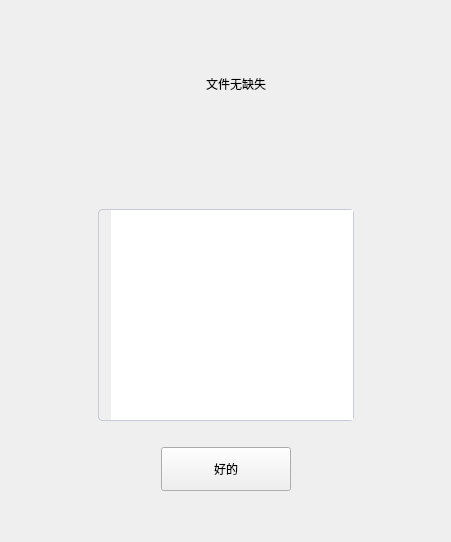
<?xml version="1.0" encoding="UTF-8"?>
<ui version="4.0">
 <class>FileCheckTipWidget</class>
 <widget class="QWidget" name="FileCheckTipWidget">
  <property name="geometry">
   <rect>
    <x>0</x>
    <y>0</y>
    <width>451</width>
    <height>542</height>
   </rect>
  </property>
  <property name="windowTitle">
   <string>Form</string>
  </property>
  <layout class="QHBoxLayout" name="horizontalLayout_2">
   <item>
    <spacer name="horizontalSpacer">
     <property name="orientation">
      <enum>Qt::Horizontal</enum>
     </property>
     <property name="sizeHint" stdset="0">
      <size>
       <width>76</width>
       <height>20</height>
      </size>
     </property>
    </spacer>
   </item>
   <item>
    <layout class="QVBoxLayout" name="verticalLayout">
     <property name="bottomMargin">
      <number>0</number>
     </property>
     <item>
      <spacer name="verticalSpacer">
       <property name="orientation">
        <enum>Qt::Vertical</enum>
       </property>
       <property name="sizeType">
        <enum>QSizePolicy::Fixed</enum>
       </property>
       <property name="sizeHint" stdset="0">
        <size>
         <width>20</width>
         <height>40</height>
        </size>
       </property>
      </spacer>
     </item>
     <item>
      <layout class="QHBoxLayout" name="horizontalLayout">
       <property name="spacing">
        <number>0</number>
       </property>
       <property name="rightMargin">
        <number>40</number>
       </property>
       <item alignment="Qt::AlignRight">
        <widget class="QLabel" name="labelStatusIcon">
         <property name="minimumSize">
          <size>
           <width>66</width>
           <height>66</height>
          </size>
         </property>
         <property name="maximumSize">
          <size>
           <width>66</width>
           <height>66</height>
          </size>
         </property>
         <property name="styleSheet">
          <string notr="true"/>
         </property>
         <property name="text">
          <string/>
         </property>
        </widget>
       </item>
       <item alignment="Qt::AlignLeft|Qt::AlignVCenter">
        <widget class="QLabel" name="labelStatus">
         <property name="minimumSize">
          <size>
           <width>0</width>
           <height>0</height>
          </size>
         </property>
         <property name="font">
          <font/>
         </property>
         <property name="styleSheet">
          <string notr="true"/>
         </property>
         <property name="text">
          <string>文件无缺失</string>
         </property>
        </widget>
       </item>
      </layout>
     </item>
     <item alignment="Qt::AlignHCenter">
      <widget class="QLabel" name="labelDoing">
       <property name="minimumSize">
        <size>
         <width>80</width>
         <height>80</height>
        </size>
       </property>
       <property name="maximumSize">
        <size>
         <width>80</width>
         <height>80</height>
        </size>
       </property>
       <property name="font">
        <font/>
       </property>
       <property name="styleSheet">
        <string notr="true"/>
       </property>
       <property name="text">
        <string/>
       </property>
       <property name="alignment">
        <set>Qt::AlignCenter</set>
       </property>
      </widget>
     </item>
     <item>
      <widget class="QTextEdit" name="textErrorFiles">
       <property name="maximumSize">
        <size>
         <width>16777215</width>
         <height>400</height>
        </size>
       </property>
       <property name="styleSheet">
        <string notr="true">.QTextEdit
{
color: #A6AEBA;
border: 0.5px solid #C6C9D7;
border-radius: 4px;
padding-left:12px;
font-size:12px;

}

QScrollBar:vertical{
    background: transparent;
	border: 0.5px solid #FFFFFF;
    width: 8px;
}
QScrollBar::handle:vertical {
	background-color: #e0e0e0;
    min-height: 117px;
	border-radius:3px;
	width: 6px;
}

  QScrollBar::add-line:vertical {
      border: none;
	  background-color: rgba(255, 255, 255, 0);
  }

  QScrollBar::sub-line:vertical {
      border: none;
	  background-color: rgba(255, 255, 255, 0);
  }</string>
       </property>
       <property name="readOnly">
        <bool>true</bool>
       </property>
      </widget>
     </item>
     <item>
      <spacer name="verticalSpacer_3">
       <property name="orientation">
        <enum>Qt::Vertical</enum>
       </property>
       <property name="sizeType">
        <enum>QSizePolicy::Fixed</enum>
       </property>
       <property name="sizeHint" stdset="0">
        <size>
         <width>20</width>
         <height>20</height>
        </size>
       </property>
      </spacer>
     </item>
     <item alignment="Qt::AlignHCenter">
      <widget class="QPushButton" name="btnConfirm">
       <property name="minimumSize">
        <size>
         <width>130</width>
         <height>44</height>
        </size>
       </property>
       <property name="maximumSize">
        <size>
         <width>130</width>
         <height>44</height>
        </size>
       </property>
       <property name="styleSheet">
        <string notr="true"/>
       </property>
       <property name="text">
        <string>好的</string>
       </property>
      </widget>
     </item>
     <item>
      <spacer name="verticalSpacer_2">
       <property name="orientation">
        <enum>Qt::Vertical</enum>
       </property>
       <property name="sizeType">
        <enum>QSizePolicy::Fixed</enum>
       </property>
       <property name="sizeHint" stdset="0">
        <size>
         <width>20</width>
         <height>40</height>
        </size>
       </property>
      </spacer>
     </item>
    </layout>
   </item>
   <item>
    <spacer name="horizontalSpacer_2">
     <property name="orientation">
      <enum>Qt::Horizontal</enum>
     </property>
     <property name="sizeHint" stdset="0">
      <size>
       <width>75</width>
       <height>20</height>
      </size>
     </property>
    </spacer>
   </item>
  </layout>
 </widget>
 <resources/>
 <connections/>
</ui>
